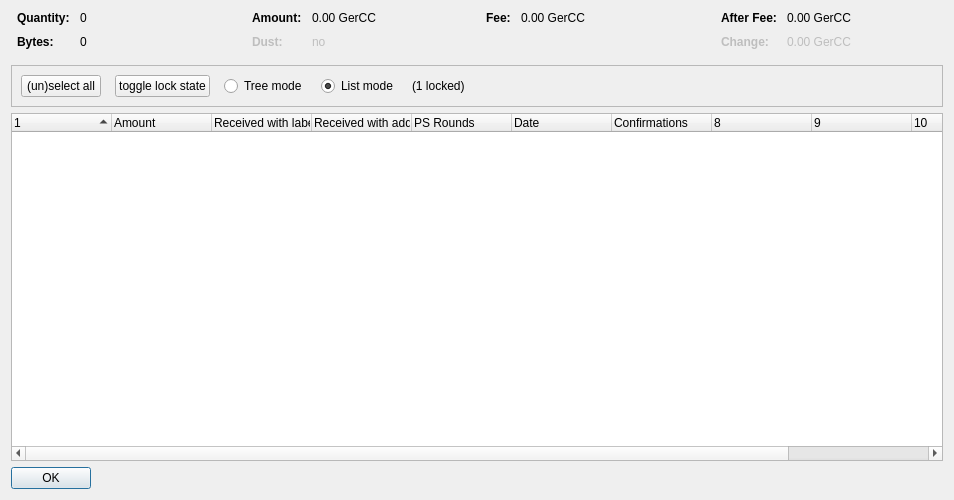
<?xml version="1.0" encoding="UTF-8"?>
<ui version="4.0">
 <class>CoinControlDialog</class>
 <widget class="QDialog" name="CoinControlDialog">
  <property name="geometry">
   <rect>
    <x>0</x>
    <y>0</y>
    <width>954</width>
    <height>500</height>
   </rect>
  </property>
  <property name="windowTitle">
   <string>Coin Selection</string>
  </property>
  <layout class="QVBoxLayout" name="verticalLayout">
   <item>
    <layout class="QHBoxLayout" name="horizontalLayoutTop" stretch="0,0,0,0">
     <property name="topMargin">
      <number>0</number>
     </property>
     <property name="bottomMargin">
      <number>10</number>
     </property>
     <item>
      <layout class="QFormLayout" name="formLayoutCoinControl1">
       <property name="horizontalSpacing">
        <number>10</number>
       </property>
       <property name="verticalSpacing">
        <number>10</number>
       </property>
       <property name="leftMargin">
        <number>6</number>
       </property>
       <property name="rightMargin">
        <number>6</number>
       </property>
       <item row="0" column="0">
        <widget class="QLabel" name="labelCoinControlQuantityText">
         <property name="font">
          <font>
           <weight>75</weight>
           <bold>true</bold>
          </font>
         </property>
         <property name="text">
          <string>Quantity:</string>
         </property>
        </widget>
       </item>
       <item row="0" column="1">
        <widget class="QLabel" name="labelCoinControlQuantity">
         <property name="cursor">
          <cursorShape>IBeamCursor</cursorShape>
         </property>
         <property name="contextMenuPolicy">
          <enum>Qt::ActionsContextMenu</enum>
         </property>
         <property name="text">
          <string notr="true">0</string>
         </property>
         <property name="textInteractionFlags">
          <set>Qt::LinksAccessibleByMouse|Qt::TextSelectableByKeyboard|Qt::TextSelectableByMouse</set>
         </property>
        </widget>
       </item>
       <item row="1" column="0">
        <widget class="QLabel" name="labelCoinControlBytesText">
         <property name="font">
          <font>
           <weight>75</weight>
           <bold>true</bold>
          </font>
         </property>
         <property name="text">
          <string>Bytes:</string>
         </property>
        </widget>
       </item>
       <item row="1" column="1">
        <widget class="QLabel" name="labelCoinControlBytes">
         <property name="cursor">
          <cursorShape>IBeamCursor</cursorShape>
         </property>
         <property name="contextMenuPolicy">
          <enum>Qt::ActionsContextMenu</enum>
         </property>
         <property name="text">
          <string notr="true">0</string>
         </property>
         <property name="textInteractionFlags">
          <set>Qt::LinksAccessibleByMouse|Qt::TextSelectableByKeyboard|Qt::TextSelectableByMouse</set>
         </property>
        </widget>
       </item>
      </layout>
     </item>
     <item>
      <layout class="QFormLayout" name="formLayoutCoinControl2">
       <property name="horizontalSpacing">
        <number>10</number>
       </property>
       <property name="verticalSpacing">
        <number>10</number>
       </property>
       <property name="leftMargin">
        <number>6</number>
       </property>
       <property name="rightMargin">
        <number>6</number>
       </property>
       <item row="0" column="0">
        <widget class="QLabel" name="labelCoinControlAmountText">
         <property name="font">
          <font>
           <weight>75</weight>
           <bold>true</bold>
          </font>
         </property>
         <property name="text">
          <string>Amount:</string>
         </property>
        </widget>
       </item>
       <item row="0" column="1">
        <widget class="QLabel" name="labelCoinControlAmount">
         <property name="cursor">
          <cursorShape>IBeamCursor</cursorShape>
         </property>
         <property name="contextMenuPolicy">
          <enum>Qt::ActionsContextMenu</enum>
         </property>
         <property name="text">
          <string notr="true">0.00 GerCC</string>
         </property>
         <property name="textInteractionFlags">
          <set>Qt::LinksAccessibleByMouse|Qt::TextSelectableByKeyboard|Qt::TextSelectableByMouse</set>
         </property>
        </widget>
       </item>
       <item row="1" column="0">
        <widget class="QLabel" name="labelCoinControlLowOutputText">
         <property name="enabled">
          <bool>false</bool>
         </property>
         <property name="font">
          <font>
           <weight>75</weight>
           <bold>true</bold>
          </font>
         </property>
         <property name="text">
          <string>Dust:</string>
         </property>
        </widget>
       </item>
       <item row="1" column="1">
        <widget class="QLabel" name="labelCoinControlLowOutput">
         <property name="enabled">
          <bool>false</bool>
         </property>
         <property name="cursor">
          <cursorShape>IBeamCursor</cursorShape>
         </property>
         <property name="contextMenuPolicy">
          <enum>Qt::ActionsContextMenu</enum>
         </property>
         <property name="text">
          <string notr="true">no</string>
         </property>
         <property name="textInteractionFlags">
          <set>Qt::LinksAccessibleByMouse|Qt::TextSelectableByKeyboard|Qt::TextSelectableByMouse</set>
         </property>
        </widget>
       </item>
      </layout>
     </item>
     <item>
      <layout class="QFormLayout" name="formLayoutCoinControl3">
       <property name="horizontalSpacing">
        <number>10</number>
       </property>
       <property name="verticalSpacing">
        <number>10</number>
       </property>
       <property name="leftMargin">
        <number>6</number>
       </property>
       <property name="rightMargin">
        <number>6</number>
       </property>
       <item row="0" column="0">
        <widget class="QLabel" name="labelCoinControlFeeText">
         <property name="font">
          <font>
           <weight>75</weight>
           <bold>true</bold>
          </font>
         </property>
         <property name="text">
          <string>Fee:</string>
         </property>
        </widget>
       </item>
       <item row="0" column="1">
        <widget class="QLabel" name="labelCoinControlFee">
         <property name="cursor">
          <cursorShape>IBeamCursor</cursorShape>
         </property>
         <property name="contextMenuPolicy">
          <enum>Qt::ActionsContextMenu</enum>
         </property>
         <property name="text">
          <string notr="true">0.00 GerCC</string>
         </property>
         <property name="textInteractionFlags">
          <set>Qt::LinksAccessibleByMouse|Qt::TextSelectableByKeyboard|Qt::TextSelectableByMouse</set>
         </property>
        </widget>
       </item>
      </layout>
     </item>
     <item>
      <layout class="QFormLayout" name="formLayoutCoinControl4">
       <property name="horizontalSpacing">
        <number>10</number>
       </property>
       <property name="verticalSpacing">
        <number>10</number>
       </property>
       <property name="leftMargin">
        <number>6</number>
       </property>
       <property name="rightMargin">
        <number>6</number>
       </property>
       <item row="0" column="0">
        <widget class="QLabel" name="labelCoinControlAfterFeeText">
         <property name="font">
          <font>
           <weight>75</weight>
           <bold>true</bold>
          </font>
         </property>
         <property name="text">
          <string>After Fee:</string>
         </property>
        </widget>
       </item>
       <item row="0" column="1">
        <widget class="QLabel" name="labelCoinControlAfterFee">
         <property name="cursor">
          <cursorShape>IBeamCursor</cursorShape>
         </property>
         <property name="contextMenuPolicy">
          <enum>Qt::ActionsContextMenu</enum>
         </property>
         <property name="text">
          <string notr="true">0.00 GerCC</string>
         </property>
         <property name="textInteractionFlags">
          <set>Qt::LinksAccessibleByMouse|Qt::TextSelectableByKeyboard|Qt::TextSelectableByMouse</set>
         </property>
        </widget>
       </item>
       <item row="1" column="0">
        <widget class="QLabel" name="labelCoinControlChangeText">
         <property name="enabled">
          <bool>false</bool>
         </property>
         <property name="font">
          <font>
           <weight>75</weight>
           <bold>true</bold>
          </font>
         </property>
         <property name="text">
          <string>Change:</string>
         </property>
        </widget>
       </item>
       <item row="1" column="1">
        <widget class="QLabel" name="labelCoinControlChange">
         <property name="enabled">
          <bool>false</bool>
         </property>
         <property name="cursor">
          <cursorShape>IBeamCursor</cursorShape>
         </property>
         <property name="contextMenuPolicy">
          <enum>Qt::ActionsContextMenu</enum>
         </property>
         <property name="text">
          <string notr="true">0.00 GerCC</string>
         </property>
         <property name="textInteractionFlags">
          <set>Qt::LinksAccessibleByMouse|Qt::TextSelectableByKeyboard|Qt::TextSelectableByMouse</set>
         </property>
        </widget>
       </item>
      </layout>
     </item>
    </layout>
   </item>
   <item>
    <widget class="QFrame" name="frame">
     <property name="minimumSize">
      <size>
       <width>0</width>
       <height>40</height>
      </size>
     </property>
     <property name="frameShape">
      <enum>QFrame::StyledPanel</enum>
     </property>
     <property name="frameShadow">
      <enum>QFrame::Sunken</enum>
     </property>
     <layout class="QHBoxLayout" name="horizontalLayout">
      <item>
       <layout class="QHBoxLayout" name="horizontalLayoutPanel" stretch="0,0,0,0,0,0">
        <property name="spacing">
         <number>14</number>
        </property>
        <item>
         <widget class="QPushButton" name="pushButtonSelectAll">
          <property name="sizePolicy">
           <sizepolicy hsizetype="Maximum" vsizetype="Fixed">
            <horstretch>0</horstretch>
            <verstretch>0</verstretch>
           </sizepolicy>
          </property>
          <property name="text">
           <string>(un)select all</string>
          </property>
          <property name="autoDefault">
           <bool>false</bool>
          </property>
         </widget>
        </item>
        <item>
         <widget class="QPushButton" name="pushButtonToggleLock">
          <property name="sizePolicy">
           <sizepolicy hsizetype="Maximum" vsizetype="Fixed">
            <horstretch>0</horstretch>
            <verstretch>0</verstretch>
           </sizepolicy>
          </property>
          <property name="text">
           <string>toggle lock state</string>
          </property>
          <property name="autoDefault">
           <bool>false</bool>
          </property>
         </widget>
        </item>
        <item>
         <widget class="QRadioButton" name="radioTreeMode">
          <property name="sizePolicy">
           <sizepolicy hsizetype="Maximum" vsizetype="Fixed">
            <horstretch>0</horstretch>
            <verstretch>0</verstretch>
           </sizepolicy>
          </property>
          <property name="text">
           <string>Tree mode</string>
          </property>
         </widget>
        </item>
        <item>
         <widget class="QRadioButton" name="radioListMode">
          <property name="sizePolicy">
           <sizepolicy hsizetype="Maximum" vsizetype="Fixed">
            <horstretch>0</horstretch>
            <verstretch>0</verstretch>
           </sizepolicy>
          </property>
          <property name="text">
           <string>List mode</string>
          </property>
          <property name="checked">
           <bool>true</bool>
          </property>
         </widget>
        </item>
        <item>
         <widget class="QLabel" name="labelLocked">
          <property name="text">
           <string>(1 locked)</string>
          </property>
         </widget>
        </item>
        <item>
         <spacer name="horizontalSpacer">
          <property name="orientation">
           <enum>Qt::Horizontal</enum>
          </property>
          <property name="sizeHint" stdset="0">
           <size>
            <width>40</width>
            <height>20</height>
           </size>
          </property>
         </spacer>
        </item>
       </layout>
      </item>
     </layout>
    </widget>
   </item>
   <item>
    <widget class="CoinControlTreeWidget" name="treeWidget">
     <property name="contextMenuPolicy">
      <enum>Qt::CustomContextMenu</enum>
     </property>
     <property name="sortingEnabled">
      <bool>false</bool>
     </property>
     <property name="columnCount">
      <number>11</number>
     </property>
     <attribute name="headerShowSortIndicator" stdset="0">
      <bool>true</bool>
     </attribute>
     <attribute name="headerStretchLastSection">
      <bool>false</bool>
     </attribute>
     <column>
      <property name="text">
       <string/>
      </property>
     </column>
     <column>
      <property name="text">
       <string>Amount</string>
      </property>
     </column>
     <column>
      <property name="text">
       <string>Received with label</string>
      </property>
     </column>
     <column>
      <property name="text">
       <string>Received with address</string>
      </property>
     </column>
     <column>
      <property name="text">
       <string>PS Rounds</string>
      </property>
     </column>
     <column>
      <property name="text">
       <string>Date</string>
      </property>
     </column>
     <column>
      <property name="text">
       <string>Confirmations</string>
      </property>
      <property name="toolTip">
       <string>Confirmed</string>
      </property>
     </column>
     <column>
      <property name="text">
       <string/>
      </property>
     </column>
     <column>
      <property name="text">
       <string/>
      </property>
     </column>
     <column>
      <property name="text">
       <string/>
      </property>
     </column>
     <column>
      <property name="text">
       <string/>
      </property>
     </column>
    </widget>
   </item>
   <item>
    <widget class="QDialogButtonBox" name="buttonBox">
     <property name="sizePolicy">
      <sizepolicy hsizetype="Maximum" vsizetype="Fixed">
       <horstretch>0</horstretch>
       <verstretch>0</verstretch>
      </sizepolicy>
     </property>
     <property name="orientation">
      <enum>Qt::Horizontal</enum>
     </property>
     <property name="standardButtons">
      <set>QDialogButtonBox::Ok</set>
     </property>
    </widget>
   </item>
  </layout>
 </widget>
 <customwidgets>
  <customwidget>
   <class>CoinControlTreeWidget</class>
   <extends>QTreeWidget</extends>
   <header>coincontroltreewidget.h</header>
  </customwidget>
 </customwidgets>
 <resources/>
 <connections/>
</ui>
